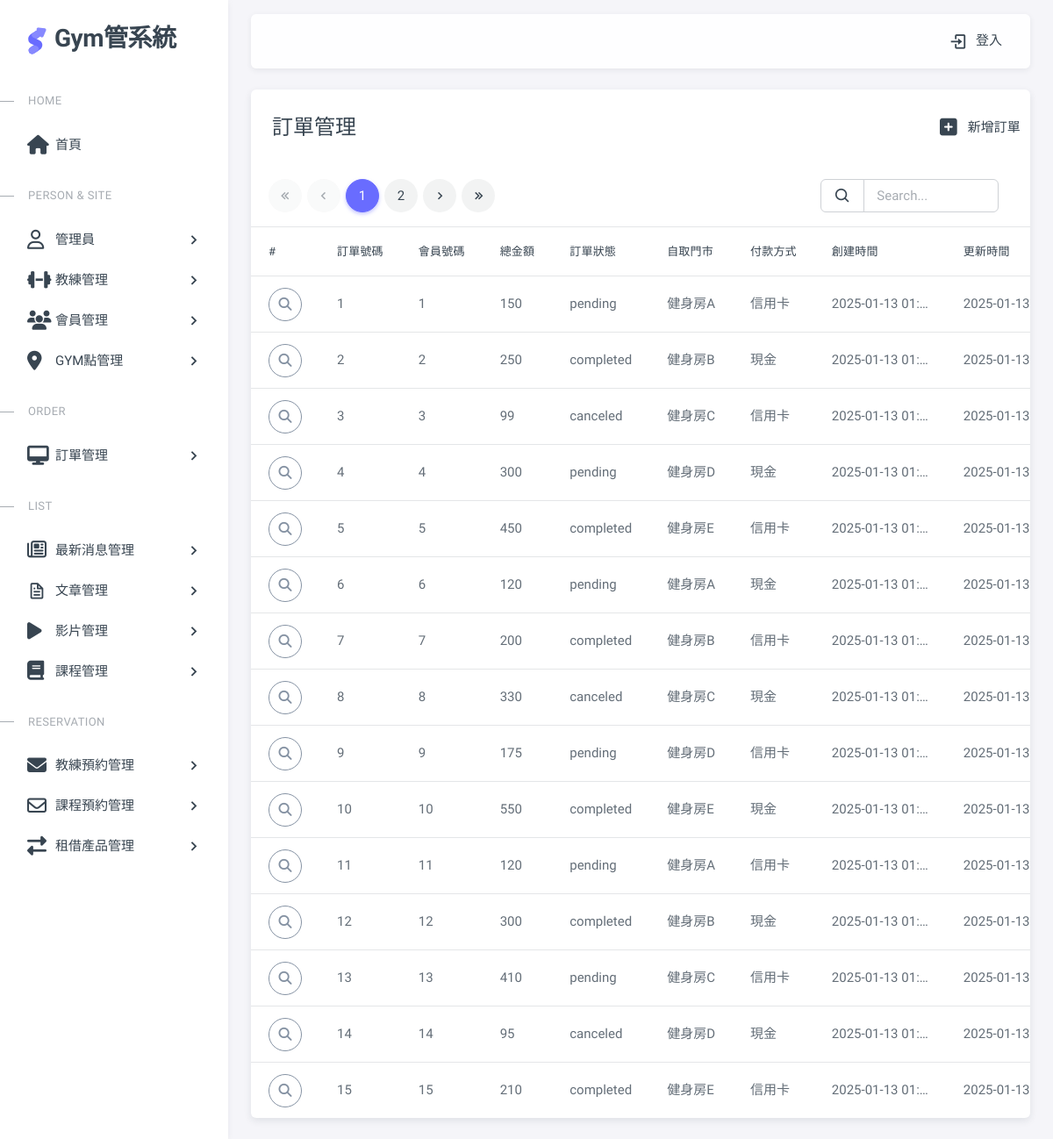
The page /pages/order.php on the database its author committed.
### tables this page shows
CREATE TABLE orders (
    order_id INT AUTO_INCREMENT PRIMARY KEY,         
    member_id INT NOT NULL,           
    total_amount DECIMAL(10, 0) NOT NULL,             
    status VARCHAR(50) NOT NULL,                      
    self_pickup_store TEXT NOT NULL,                  
    payment_method VARCHAR(50) NOT NULL,             
    created_at TIMESTAMP DEFAULT CURRENT_TIMESTAMP,  
    updated_at TIMESTAMP DEFAULT CURRENT_TIMESTAMP ON UPDATE CURRENT_TIMESTAMP 
    
);

### pages/order.php (the view, shortened to what this page needs)
<?php require __DIR__ . '/includes/init.php';?>
<?php
$perPage = 15;
$page = isset($_GET['page']) ? intval($_GET['page']) : 1;
$where =" WHERE 1 ";
$t_sql = "SELECT count(*) FROM orders $where";
$totalRows = $pdo->query($t_sql)->fetch(PDO::FETCH_NUM)[0];
if($totalRows>0){
  $sql = sprintf("SELECT * FROM `orders` %s
  LIMIT %s, %s", $where,
  ($page -1) * $perPage,
  $perPage);
  $rows = $pdo->query($sql)->fetchAll();
}
$totalPages = ceil($totalRows/$perPage);
?>
<?php include __DIR__ . '/includes/html-header.php'; ?>
<?php include __DIR__ . '/includes/html-sidebar.php'; ?>
<?php include __DIR__ . '/includes/html-layout-navbar.php'; ?>
<?php include __DIR__ . '/includes/html-content wrapper-start.php'; ?>
<div class="card">
  <div class="row">
    <div class="col-10">
      <h4 class="card-header">訂單管理</h4>
    </div>
    <div class="col-2 card-header d-flex align-items-center justify-content-center">
      <a href="order-add.php" class="nav-link">
        <span class="d-none d-sm-block">
        <i class="fa-solid fa-square-plus fa-xl mx-3"></i>新增訂單</span>
      </a>
    </div>
  </div>
  <div class="row">
      <div class="col-lg-8 mx-5 ">
        <div class="demo-inline-spacing">
          <nav aria-label="Page navigation ">
            <ul class="pagination">
              <li class="page-item first" <?=$page==1?'disabled':''?> >
                <a class="page-link" href="?page=1"><i class="tf-icon bx bx-chevrons-left bx-sm"></i></a>
              </li>
              <li class="page-item prev <?=$page==1?'disabled':''?>">
                <a class="page-link" href="?page=<?=$page-1?>">
                  <i class="tf-icon bx bx-chevron-left bx-sm"></i>
                </a>
              </li>
              <?php for($i = 1; $i <= $totalPages; $i++):
                  $qs = array_filter($_GET);
                  $qs['page']= $i ?>
                <li class="page-item <?=$page == $i?'active':''?> ">
                  <a class="page-link" href="?<?=http_build_query($qs)?>"><?=$i?></a>
                </li>
              <?php endfor;?>
              <li class="page-item next <?=$page==$totalPages?'disabled':''?>" >
                <a class="page-link" href="?page=<?=$page+1?>"><i class="tf-icon bx bx-chevron-right bx-sm"></i></a>
              </li>
              <li class="page-item last" <?=$page==$totalPages?'disabled':''?>>
                <a class="page-link" href="?page=<?=$totalPages?>"><i class="tf-icon bx bx-chevrons-right bx-sm"></i></a>
              </li>
            </ul>
          </nav>
        </div>
      </div>
      <div class="col-lg-3 me-5  d-flex align-items-center justify-content-end">
        <form class="d-flex  ">
            <div class="input-group">
                  <button class="input-group-text">
                    <i class="tf-icons bx bx-search"></i>
                  </button>
              <input type="search" class="form-control" placeholder="Search..." name="keyword" value="<?=empty($_GET['keyword'])?'':htmlentities($_GET['keyword'])?>">
            </div>
        </form>
      </div>
    </div>
  <div class="table-responsive text-nowrap">
    <table class="table table-hover">
      <thead>
        <tr>
        <th>#</th>
          <th>訂單號碼</th>
          <th>會員號碼</th>
          <th>總金額</th>
          <th>訂單狀態</th>
          <th>自取門市</th>
          <th>付款方式</th>
          <th>創建時間</th>
          <th>更新時間</th>
        </tr>
      </thead>
      <tbody class="table-border-bottom-0">
        <?php foreach($rows as $v):?>
        <tr>
          <td><button type="button" class="btn rounded-pill btn-icon btn-outline-secondary" data-bs-toggle="modal"  data-bs-target="#exLargeModal"  data-order-id="<?=$v['order_id']?>" id="viewBtn">
            <i class="fa-solid fa-magnifying-glass"></i>
          </button></td>
          <td title="<?=$v['order_id']?>"><?=$v['order_id']?></td>
          <td style="max-width: 200px" title="<?=$v['member_id']?>"><?=$v['member_id']?></td>
          <td style="max-width: 150px" title="<?=htmlentities($v['total_amount'])?>">
            <?=htmlentities($v['total_amount'])?></td>
          <td title="<?=$v['status']?>"><?=$v['status']?></td>
          <td style="max-width: 150px" title="<?=$v['self_pickup_store']?>"><?=$v['self_pickup_store']?></td>
          <td style="max-width: 150px" title="<?=$v['payment_method']?>"><?=$v['payment_method']?></td>
          <td style="max-width: 150px" title="<?=$v['created_at']?>"><?=$v['created_at']?></td>
          <td style="max-width: 150px" title="<?=$v['updated_at']?>"><?=$v['updated_at']?></td>
        </tr>
        <?php endforeach;?>
      </tbody>
    </table>
  </div>
</div>
        </div>
<?php include __DIR__ . '/includes/html-content wrapper-end.php'; ?>
<?php include __DIR__ . '/includes/html-footer.php'; ?>

### assets/css/demo.css (style rules this page uses)
.demo-inline-spacing > * { margin: 1rem 0.375rem 0 0 !important; }

### pages/order.php (style rules this page uses)
td { overflow: hidden; text-overflow: ellipsis; white-space: nowrap; }

### rows shown on the page
orders: order_id "1", member "1", total_amount "150", status "pending", self_pickup_store "健身房A", payment_method "信用卡", created_at "2025-01-13 01…", updated_at "2025-01-13 01…"
orders: order_id "2", member "2", total_amount "250", status "completed", self_pickup_store "健身房B", payment_method "現金", created_at "2025-01-13 01…", updated_at "2025-01-13 01…"
orders: order_id "3", member "3", total_amount "99", status "canceled", self_pickup_store "健身房C", payment_method "信用卡", created_at "2025-01-13 01…", updated_at "2025-01-13 01…"
orders: order_id "4", member "4", total_amount "300", status "pending", self_pickup_store "健身房D", payment_method "現金", created_at "2025-01-13 01…", updated_at "2025-01-13 01…"
orders: order_id "5", member "5", total_amount "450", status "completed", self_pickup_store "健身房E", payment_method "信用卡", created_at "2025-01-13 01…", updated_at "2025-01-13 01…"
orders: order_id "6", member "6", total_amount "120", status "pending", self_pickup_store "健身房A", payment_method "現金", created_at "2025-01-13 01…", updated_at "2025-01-13 01…"
orders: order_id "7", member "7", total_amount "200", status "completed", self_pickup_store "健身房B", payment_method "信用卡", created_at "2025-01-13 01…", updated_at "2025-01-13 01…"
orders: order_id "8", member "8", total_amount "330", status "canceled", self_pickup_store "健身房C", payment_method "現金", created_at "2025-01-13 01…", updated_at "2025-01-13 01…"
orders: order_id "9", member "9", total_amount "175", status "pending", self_pickup_store "健身房D", payment_method "信用卡", created_at "2025-01-13 01…", updated_at "2025-01-13 01…"
orders: order_id "10", member "10", total_amount "550", status "completed", self_pickup_store "健身房E", payment_method "現金", created_at "2025-01-13 01…", updated_at "2025-01-13 01…"
orders: order_id "11", member "11", total_amount "120", status "pending", self_pickup_store "健身房A", payment_method "信用卡", created_at "2025-01-13 01…", updated_at "2025-01-13 01…"
orders: order_id "12", member "12", total_amount "300", status "completed", self_pickup_store "健身房B", payment_method "現金", created_at "2025-01-13 01…", updated_at "2025-01-13 01…"
orders: order_id "13", member "13", total_amount "410", status "pending", self_pickup_store "健身房C", payment_method "信用卡", created_at "2025-01-13 01…", updated_at "2025-01-13 01…"
orders: order_id "14", member "14", total_amount "95", status "canceled", self_pickup_store "健身房D", payment_method "現金", created_at "2025-01-13 01…", updated_at "2025-01-13 01…"
orders: order_id "15", member "15", total_amount "210", status "completed", self_pickup_store "健身房E", payment_method "信用卡", created_at "2025-01-13 01…", updated_at "2025-01-13 01…"
